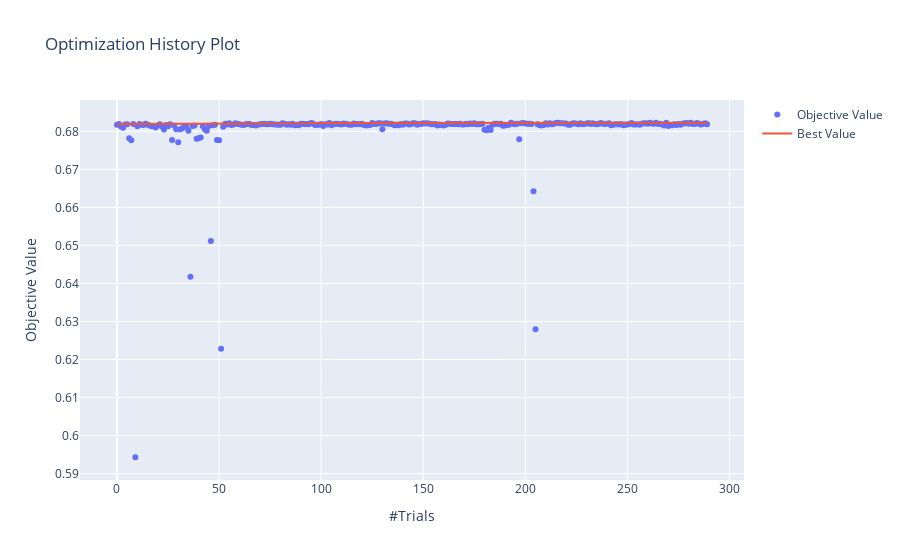

Notebook cell for this chart:
### Code cell
# history
optuna.visualization.plot_optimization_history(study)

### Figure 1 — Plotly figure (JSON) as saved in the notebook; plotly's stock layout.template omitted (floating-point values rounded to 4 significant figures; data arrays with more than 128 entries replaced by an {"elided": "..."} marker saying what was removed)
{"data": [{"mode": "markers", "name": "Objective Value", "type": "scatter", "x": {"elided": "290 int values"}, "y": {"elided": "290 float values"}}, {"name": "Best Value", "type": "scatter", "x": {"elided": "290 int values"}, "y": {"elided": "290 float values"}}], "layout": {"autosize": true, "title": {"text": "Optimization History Plot"}, "xaxis": {"autorange": true, "range": [-19.21, 308.2], "title": {"text": "#Trials"}, "type": "linear"}, "yaxis": {"autorange": true, "range": [0.587, 0.6895], "title": {"text": "Objective Value"}, "type": "linear"}}}
